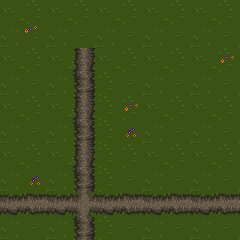

Below is a game level as drawn by its tile map, then a one-line description and the .tmx file that defines it, in full:
An orthogonal 10x10 tile map with 24x24 px tiles, 1 tile layer (Tile Layer 1) and 14 objects (4x hitbox, 2x light, 2x Enemy, Friendly).

<map version="1.0" orientation="orthogonal" renderorder="right-down" width="10" height="10" tilewidth="24" tileheight="24" nextobjectid="97">
 <tileset firstgid="1" name="forest_tileset" tilewidth="74" tileheight="43" tilecount="18" columns="0">
  <tile id="4">
   <image width="16" height="23" source="prototype/ranger_placeholder.png" />
   <objectgroup draworder="index">
    <object id="13" name="hitbox" x="9.36364" y="17.3636">
     <polygon points="0,0 -8,0.727273 -8.72727,3.90909 -0.727273,5.09091 3.81818,4.27273 5.27273,1.18182" />
    </object>
   </objectgroup>
  </tile>
  <tile id="5">
   <image width="49" height="43" source="prototype/sign.png" />
   <objectgroup draworder="index">
    <object id="1" x="20.0625" y="30.25">
     <polygon points="0,0 -6.3125,6.4375 2.6875,12.6875 12.0625,9.125 12.5,1.0625 5.6875,-1.0625" />
    </object>
   </objectgroup>
  </tile>
  <tile id="7">
   <image width="74" height="31" source="prototype/cart_missing_pull_handle.png" />
   <objectgroup draworder="index">
    <object id="7" name="hitbox" x="2.36364" y="12.7273">
     <polygon points="0,0 -2.09091,4.45455 0.454545,10.3636 8.45455,16.1818 17.2727,14.5455 20.8182,9.81818 44,15.3636 69.9091,17.9091 70.2727,15.4545 46.5455,9.90909 38.1818,7.54545 37.6364,2.72727 4.27273,-0.909091" />
    </object>
   </objectgroup>
  </tile>
  <tile id="10">
   <image width="37" height="14" source="prototype/broken_cart_handle.png" />
   <objectgroup draworder="index">
    <object id="1" x="22.3333" y="3.66667">
     <polygon points="0,0 -21.3333,7 -20.3333,10 12.6667,-1 13.3333,-3.66667" />
    </object>
   </objectgroup>
  </tile>
  <tile id="12">
   <image width="24" height="24" source="prototype/grass0.png" />
  </tile>
  <tile id="13">
   <image width="24" height="24" source="prototype/grass1.png" />
  </tile>
  <tile id="14">
   <image width="24" height="24" source="prototype/grass2.png" />
  </tile>
  <tile id="15">
   <image width="24" height="24" source="prototype/grass3.png" />
  </tile>
  <tile id="17">
   <image width="24" height="24" source="prototype/grass3flowers.png" />
  </tile>
  <tile id="18">
   <image width="24" height="24" source="prototype/grass3flowers1.png" />
  </tile>
  <tile id="20">
   <image width="24" height="24" source="prototype/grass1flowers0.png" />
  </tile>
  <tile id="23">
   <image width="24" height="24" source="prototype/dirt_path_vertical0.png" />
  </tile>
  <tile id="24">
   <image width="24" height="24" source="prototype/dirt_path_vertical1.png" />
  </tile>
  <tile id="27">
   <image width="24" height="24" source="prototype/dirt_path_horizontal0.png" />
   <objectgroup draworder="index">
    <object id="1" x="0.09375" y="23.8438">
     <polygon points="0,0 2.9375,0 2.59375,-3.78125 -0.09375,-3.90625" />
    </object>
   </objectgroup>
  </tile>
  <tile id="28">
   <image width="24" height="24" source="prototype/dirt_path_horizontal1.png" />
  </tile>
  <tile id="29">
   <image width="24" height="24" source="prototype/dirt_path_plus_xroads.png" />
  </tile>
  <tile id="34">
   <image width="20" height="40" source="prototype/street_lamp.png" />
   <objectgroup draworder="index">
    <object id="1" name="hitbox" x="9" y="35.5455">
     <polygon points="0,0 -2.27273,1.63636 -0.272727,3.90909 2,4.27273 4.36364,2.18182 3.54545,1 2.18182,0" />
    </object>
    <object id="2" name="light" x="8.81818" y="8.63636" width="2.54545" height="2.63636">
     <properties>
      <property name="color" value="42cbf4FF" />
      <property name="distance" type="float" value="50" />
      <property name="flickerRate" type="float" value="1.1000000000000001" />
      <property name="minFlickerAlphaMult" type="float" value="0.94999999999999996" />
      <property name="minFlickerDistMult" type="float" value="0.95999999999999996" />
     </properties>
     <ellipse />
    </object>
   </objectgroup>
  </tile>
  <tile id="35">
   <image width="20" height="40" source="prototype/street_lamp.png" />
   <objectgroup draworder="index">
    <object id="1" name="light" x="8.81818" y="8.45455" width="2.36364" height="2.90909">
     <properties>
      <property name="color" value="99ccffFF" />
      <property name="distance" type="float" value="50" />
      <property name="flickerRate" type="float" value="1.1000000000000001" />
      <property name="minFlickerAlphaMult" type="float" value="0.94999999999999996" />
      <property name="minFlickerDistMult" type="float" value="0.95999999999999996" />
     </properties>
     <ellipse />
    </object>
    <object id="17" name="hitbox" x="10.3636" y="33">
     <polygon points="0,0 -5.27273,2.90909 -3.18182,7.54545 2.09091,7.36364 3.81818,2.90909" />
    </object>
   </objectgroup>
  </tile>
 </tileset>
 <layer name="Tile Layer 1" width="10" height="10" offsetx="0.25" offsety="0.25">
  <data encoding="csv">
13,14,13,14,13,14,13,14,13,14,
15,19,15,16,15,16,15,16,15,16,
13,14,13,25,13,14,13,14,13,21,
15,16,15,24,14,16,15,16,15,16,
13,14,13,25,14,21,13,14,13,14,
15,16,15,24,14,18,15,16,15,16,
13,14,13,25,14,14,13,14,13,14,
15,18,15,24,14,16,15,16,15,16,
28,29,28,30,28,29,28,29,28,29,
15,16,15,24,14,16,15,16,15,16
</data>
 </layer>
 <objectgroup name="Static Entities">
  <object id="52" gid="36" x="93.583" y="191.666" width="20" height="40">
   <properties>
    <property name="solid" type="bool" value="true" />
   </properties>
  </object>
  <object id="84" gid="8" x="119.25" y="189" width="74" height="31">
   <properties>
    <property name="solid" type="bool" value="true" />
   </properties>
  </object>
 </objectgroup>
 <objectgroup name="Dynamic Entities">
  <object id="70" name="OldMan" type="Friendly" x="107.591" y="182.284" width="12.5" height="15.25">
   <properties>
    <property name="solid" type="bool" value="true" />
   </properties>
   <ellipse />
  </object>
  <object id="95" name="TestEnemy2" type="Enemy" x="230.75" y="174.625" width="12.5" height="15.25">
   <properties>
    <property name="solid" type="bool" value="true" />
   </properties>
   <ellipse />
  </object>
  <object id="96" name="TestEnemy" type="Enemy" x="23.5" y="178.125" width="12.5" height="15.25">
   <properties>
    <property name="solid" type="bool" value="true" />
   </properties>
   <ellipse />
  </object>
 </objectgroup>
 <objectgroup name="Triggers" />
 <objectgroup name="Boundaries" />
</map>